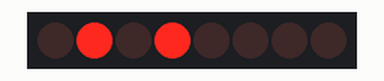
This sketch was run on a simulated Arduino Uno, built with avr-gcc and run on an emulated ATmega328P. On the bench: 8 shift-register outputs drawn as a row of LEDs (first output left, lit = HIGH). Wiring (inferred from the names in the program): shift register (74HC595): data pin 2; shift clock pin 4; latch pin 3. Wiring (inferred from the signals the program sends): row of LEDs: on Q0, Q1, Q2, Q3, Q4, Q5, Q6, Q7.

Above: at 0.1 s.
At 2.7 s:
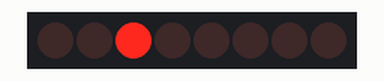
Timing chart, 0 to 3.0 s (numbered marks = the images above):
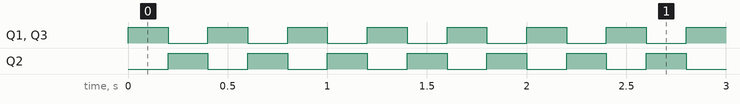

The sketch:

Shift_Register.ino
```cpp
const byte pindat = 2;
const byte pinlatch = 3;
const byte pinclock = 4;
byte data=B01010000;
unsigned long waktu;
unsigned long akhir=waktu;
void setup() {
  pinMode(pindat,OUTPUT);
  pinMode(pinclock,OUTPUT);
  pinMode(pinlatch,OUTPUT);
}

void loop() {
  if(bounc(200)){
 if(data == B01010000)
 {
  data = B00100000;
 }else
  {
  data = B01010000;
  }
  }
  digitalWrite(pinlatch,0);
  shiftOut(pindat,pinclock,LSBFIRST,data);
  digitalWrite(pinlatch,1);
}
bool bounc(int batas){
  waktu = millis();
  if(waktu - akhir >=batas ){
    akhir = waktu;
    return true;
  }
  return false;
}
```

Measured:
- by itself, Q1–3: alternates HIGH for 0.20 s and LOW for 0.20 s
